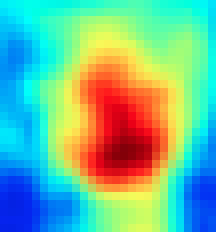
#> input picture pyKinectTools/configs/fist.png, 27 x 29 px (shown 8 times larger)
$ python -i backgroundSubtract.py   (imports and definitions only)
#> lines starting #> are read from the running program, lines starting #| are printed output that depends on the picture

import os, time, sys
import numpy as np
import scipy.ndimage as nd

# from pyKinectTools.utils.SkelPlay import *


# [17 lines left out: function constrain, not called in this run]

def extractPeople_old(img):
	from scipy.spatial import distance
	from sklearn.cluster import DBSCAN
	import cv2

	if len(img) == 1:
		img = img[0]
	img = img*nd.binary_opening(img>0, iterations=5)
	img = cv2.medianBlur(img, 5)
	# hist1 = np.histogram(img, 128)
	hist1 = np.histogram(img, 64)
	if (np.sum(hist1[0][1::]) > 100):
		samples = np.random.choice(np.array(hist1[1][1:-1], dtype=int), 1000, p=hist1[0][1::]*1.0/np.sum(hist1[0][1::]))
		samples = np.sort(samples)
	else:
		return np.zeros_like(img), []

	tmp = np.array([samples, np.zeros_like(samples)])
	D = distance.squareform(distance.pdist(tmp.T, 'cityblock'))
	# D = distance.squareform(distance.pdist(tmp.T, 'chebyshev'))
	S = 1 - (D / np.max(D))

	db = DBSCAN().fit(S, eps=0.95, min_samples=50)
	labels = db.labels_
	n_clusters_ = len(set(labels)) - (1 if -1 in labels else 0)

	clusterLimits = []
	# for i in range(-1, n_clusters_):
	max_ = 0
	for i in xrange(1, n_clusters_):
		min_ = np.min(samples[np.nonzero((labels==i)*samples)])
		max_ = np.max(samples[np.nonzero((labels==i)*samples)])
		clusterLimits.append([min_,max_])
	if max_ != 255:
		clusterLimits.append([max_, 255])
	clusterLimits.append([0, min(clusterLimits)[0]])
	clusterLimits.sort()

	d = np.zeros_like(img)
	tmp = np.zeros_like(img)
	labels = []
	for i in xrange(0, n_clusters_):
		tmp = (img > clusterLimits[i][0])*(img < clusterLimits[i][1])
		d[np.nonzero((img > clusterLimits[i][0])*(img < clusterLimits[i][1]))] = (i+2)
		tmpLab = nd.label(tmp)
		if labels == []:
			labels = tmpLab
		else:
			labels = [labels[0]+((tmpLab[0]>0)*(tmpLab[0]+tmpLab[1])), labels[1]+tmpLab[1]]

	objs = nd.find_objects(labels[0])
	goodObjs = []
	for i in xrange(len(objs)):
		if objs[i] != None:
			# px = nd.sum(d, labels[0], i)
			px = nd.sum(labels[0][objs[i]]>0)
			# print "Pix:", px
			if px > 7000:
				goodObjs.append([objs[i], i+1])

	d1A = np.zeros_like(img)
	for i in xrange(len(goodObjs)):
		# [5 lines of commented-out code are left out]

		d1A = np.maximum(d1A, (labels[0] == goodObjs[i][1])*(i+1))
		# d1A[goodObjs[i][0]] = np.maximum(d1A[goodObjs[i][0]], (d[goodObjs[i][0]]>0)*8000)

	return d1A, goodObjs

# @Deprecated
def extractPeople_2(im):
	return extractPeople(im)

# [55 lines left out: functions extractPeople, getMeanImage, removeNoise, not called in this run]

>>> import cv2
>>> picture = cv2.imread('../pyKinectTools/configs/fist.png', cv2.IMREAD_GRAYSCALE)
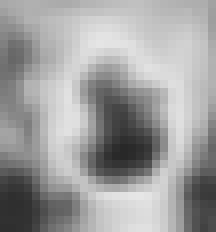
#> picture: shape (29, 27) (shown 8 times larger); min 40, max 230, mean 159.3
>>> result = extractPeople_old(picture)
#> in extractPeople_old, `img = img*nd.binary_opening(img>0, iterations=5)`:
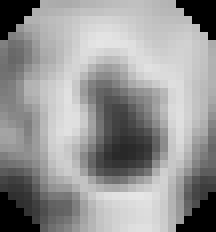
#> img: shape (29, 27) (shown 8 times larger); min 0, max 230, mean 150.3
#> in extractPeople_old, `img = cv2.medianBlur(img, 5)`:
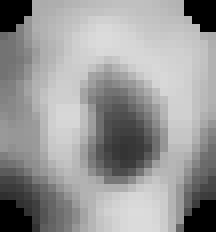
#> img: shape (29, 27) (shown 8 times larger); min 0, max 220, mean 152.2
#> in extractPeople_old, `samples = np.random.choice(np.array(hist1[1][1:-1], dtype=int), 1000, ..`: samples = 1000 values, max 216 at index 20, min 44 at index 821, mean 160.1
#> in extractPeople_old, `samples = np.sort(samples)`: samples = 1000 values from 44 to 216
#> in extractPeople_old, `D = distance.squareform(distance.pdist(tmp.T, 'cityblock'))`:
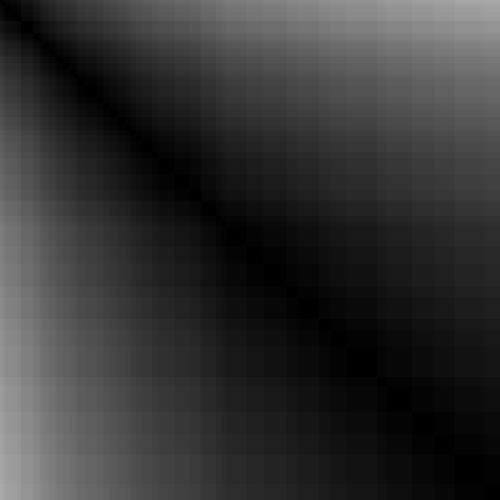
#> D: shape (1000, 1000) float64 (shown at 1/2 size); min 0, max 172, mean 50.7
#> in extractPeople_old, `S = 1 - (D / np.max(D))`:
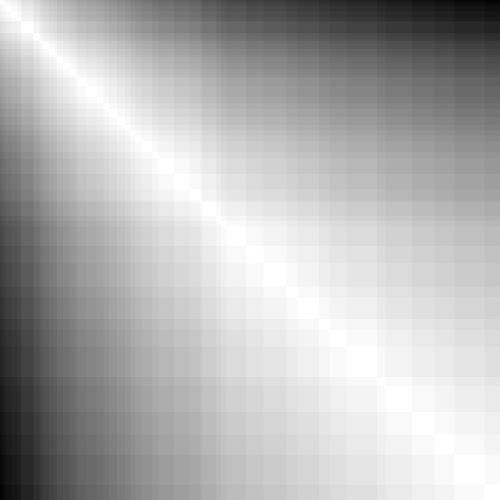
#> S: shape (1000, 1000) float64 (shown at 1/2 size); min 0, max 1, mean 0.705
#> (the run stopped early here; a loop or call above may not have finished)
